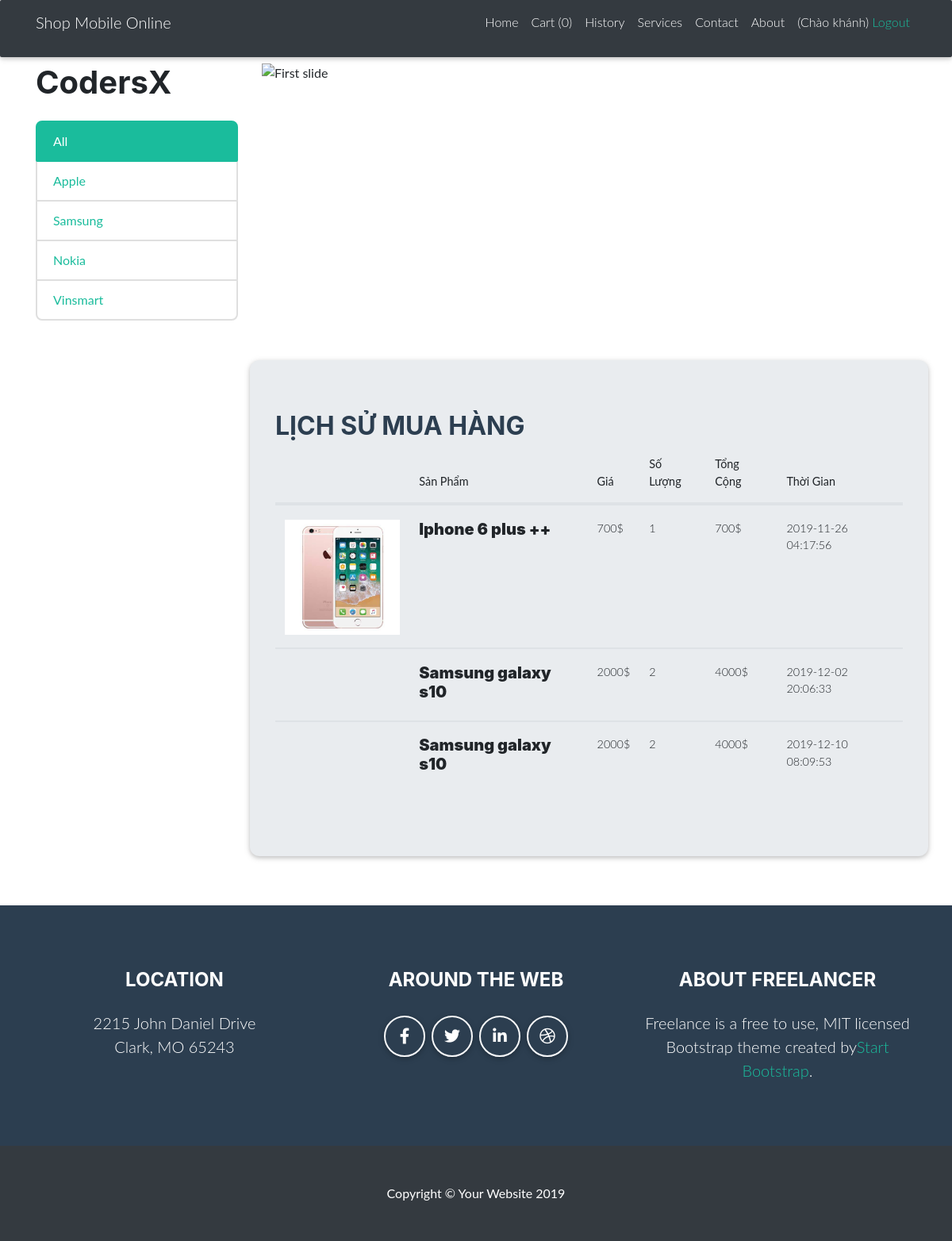
Screenshot of /history.php (signed in) with the database file from the repository.
### tables this page shows
CREATE TABLE `category` (
  `id` int(11) NOT NULL,
  `name` text NOT NULL
);

CREATE TABLE `bills` (
  `id` int(11) NOT NULL,
  `id_product` int(11) NOT NULL,
  `quantity` int(11) NOT NULL,
  `date` datetime NOT NULL,
  `username` varchar(100) NOT NULL
);

CREATE TABLE `products` (
  `id` int(11) NOT NULL,
  `name` text NOT NULL,
  `price` int(11) NOT NULL,
  `desc` text NOT NULL,
  `description` text NOT NULL,
  `star` text NOT NULL,
  `category_id` int(11) NOT NULL,
  `image` text NOT NULL
);

### models/Category.php (called while the page is built, shortened)
<?php
class Category{
    function Category($id , $name )
    {
        $this->id = $id;
        $this->name = $name;
    }
    static function getListCategoryFromDB(){
        $con = Products::connect();
        $sql = "SELECT * FROM `category` ";
        $result =  $con->query($sql);
        $lsCategory = array();
        if($result->num_rows > 0){
            while ($row = $result->fetch_assoc()) {
                $cat = new Category($row["id"],$row["name"]);
                array_push($lsCategory,$cat);
            }
        }
        return $lsCategory;
    }
}
?>

### models/Bill.php (called while the page is built, shortened)
<?php
class Bill{
    function Bill($id , $name, $price, $quantity, $image, $date)
    {
        $this->name = $name;
        $this->price = $price;
        $this->quantity = $quantity;
        $this->image = $image;
        $this->date = $date;
    }
    static function connect(){
        $con = new  mysqli("localhost","root","","products_carts");
        $con->set_charset("utf8");
        return $con;
    }
    static function getListBills(){
        $con = Bill::connect();
        $un = $_SESSION['username'];
        $sql = "SELECT bills.id,products.name, products.price, bills.quantity, products.image,bills.date FROM products inner join bills on bills.id_product = products.id WHERE bills.username = '$un'";
        $result =  $con->query($sql);
        $lsBills = array();
        if($result->num_rows > 0){
            while ($row = $result->fetch_assoc()) {
                $bill = new Bill($row["id"],$row["name"],$row["price"],$row["quantity"],$row["image"],$row["date"]);
                array_push($lsBills,$bill);
            }
        }
        return $lsBills;
    }
}
?>

### components/bills.php (the view)
<?php
    $lsBills = Bill::getListBills();
?>
<div class="row">
    <div>
        <div class="jumbotron">
            <h2 class="page-section-heading  text-uppercase text-secondary mb-0">Lịch sử mua hàng</h2>
            <section class="section">
                <div class="table-responsive">
                    <table class="table product-table">
                        <thead>
                            <tr>
                                <th></th>
                                <th>Sản Phẩm</th>
                                <th>Giá</th>
                                <th>Số Lượng</th>
                                <th>Tổng Cộng</th>
                                <th>Thời Gian</th>
                            </tr>
                        </thead>
                        <tbody>
                        <?php foreach ($lsBills as $key => $value) { ?>
                            <tr>
                                <th scope="row"> <img src="<?php echo $value->image?>" alt="" class="img-fluid z-depth-0"></th>
                                <td>
                                    <h5><strong><?php echo $value->name?></strong></h5>
                                </td>
                                <td><?php echo $value->price?>$</td>
                                <td class="center-on-small-only">
                                    <span class="qty"><?php echo $value->quantity?> </span>
                                </td>
                                <td><?php echo intval($value->price)*intval($value->quantity)?>$</td>
                                <td><?php echo $value->date?></td>
                            </tr>
                        <?php }?>
                        </tbody>
                    </table>
                </div>
            </section>
        </div>
    </div>
</div>

### components/category.php
<?php
   $lsCategory = Category::getListCategoryFromDB();
?>
<div class="col-lg-3">
   <h1 class="my-4">CodersX</h1>
   <div class="list-group">
      <a class="list-group-item <?php if (!$_REQUEST["category"]) echo 'active' ?>" href="index.php">All</a>
      <?php
      foreach ($lsCategory as $key => $value) {
         ?>
         <a class="list-group-item <?php if ($_REQUEST["category"] && $_REQUEST["category"]==$value->id) echo 'active' ?>" href="index.php?category=<?php echo $value->id?>"><?php echo $value->name ?></a>
      <?php  } ?>
   </div>
</div>

### css/shop-homepage.css (style rules this page uses)
body { padding-top: 56px; }

### rows the page displays
category: name "Apple"
category: name "Samsung"
category: name "Nokia"
category: name "Vinsmart"
bills: id_product.image (picture), id_product.name "Iphone 6 plus ++", id_product.price "700", quantity "1", intval($value->price)*intval($value->quantity) "700", date "2019-11-26 04:17:56"
bills: id_product.name "Samsung galaxy s10", id_product.price "2000", quantity "2", intval($value->price)*intval($value->quantity) "4000", date "2019-12-02 20:06:33"
bills: id_product.name "Samsung galaxy s10", id_product.price "2000", quantity "2", intval($value->price)*intval($value->quantity) "4000", date "2019-12-10 08:09:53"

### other values shown
Cart::getAmountCarts() "0"
$_SESSION["name"] "khánh"
